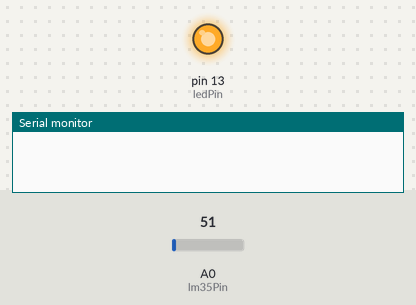
Simulated run of this sketch. Board: Arduino Uno, built with avr-gcc and run on an emulated ATmega328P. Parts: output pins drawn as LEDs (lit = HIGH), the last lines printed to the serial monitor. The test bench sets the inputs (shaded band); at power-on: A0 (lm35Pin) = 51. The modem accepts every AT command (registered, SIM ready, sends succeed) and sends nothing else.

Above: at 0.1 s.
At 11.2 s:
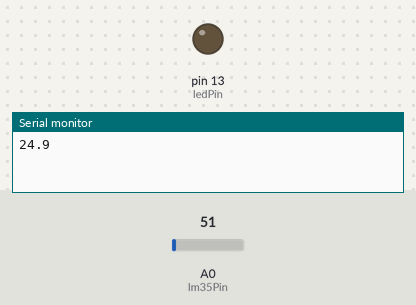
Timing chart, 0 to 29.0 s (numbered marks = the images above):
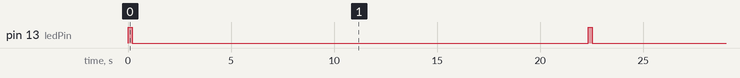

Measured:
- by itself, pin 13 (ledPin): alternates HIGH for 0.20 s and LOW for 22.1 s

The sketch:

ESP8266ArduinoLM35.ino
```cpp
#include <SoftwareSerial.h>
#include <stdlib.h>

// LED
int ledPin = 13;
// LM35 analog giriş
int lm35Pin = A0;

// ThingSpeak API Anahtarı ile değiştirin
String apiKey = "XXXXXXXXXXXXXXX";

// 10'u TX'e Bağlayın 11'i RX'e
SoftwareSerial ser(10, 11); // RX, TX


void setup() {

  pinMode(ledPin, OUTPUT);


  Serial.begin(9600);
  // Yazılımsal Seri monitör aç
  ser.begin(9600);

  // Resetle
  ser.println("AT+RST");
}


void loop() {

  // Ledi yak ve söndür
  digitalWrite(ledPin, HIGH);
  delay(200);
  digitalWrite(ledPin, LOW);

  // LM35'den 10 değer al ortalamasını bul
  int val = 0;
  for(int i = 0; i < 10; i++) {
      val += analogRead(lm35Pin);
      delay(500);
  }

  // Sıcaklığı çevir
  float temp = val*50.0f/1023.0f;

  // Stringe dönüştür
  char buf[16];
  String strTemp = dtostrf(temp, 4, 1, buf);

  Serial.println(strTemp);

  // TCP Bağlantısı
  String cmd = "AT+CIPSTART=\"TCP\",\"";
  cmd += "184.106.153.149"; // api.thingspeak.com
  cmd += "\",80";
  ser.println(cmd);

  if(ser.find("Error")){
    Serial.println("AT+CIPSTART error");
    return;
  }

  // GET Stringini hazırla
  String getStr = "GET /update?api_key=";
  getStr += apiKey;
  getStr +="&field1=";
  getStr += String(strTemp);
  getStr += "\r\n\r\n";

  // Veri Stringini yolla
  cmd = "AT+CIPSEND=";
  cmd += String(getStr.length());
  ser.println(cmd);

  if(ser.find(">")){
    ser.print(getStr);
  }
  else{
    ser.println("AT+CIPCLOSE");
    // Uyar
    Serial.println("AT+CIPCLOSE");
  }

  // 15 saniye bekle.
  delay(16000);
}
```
